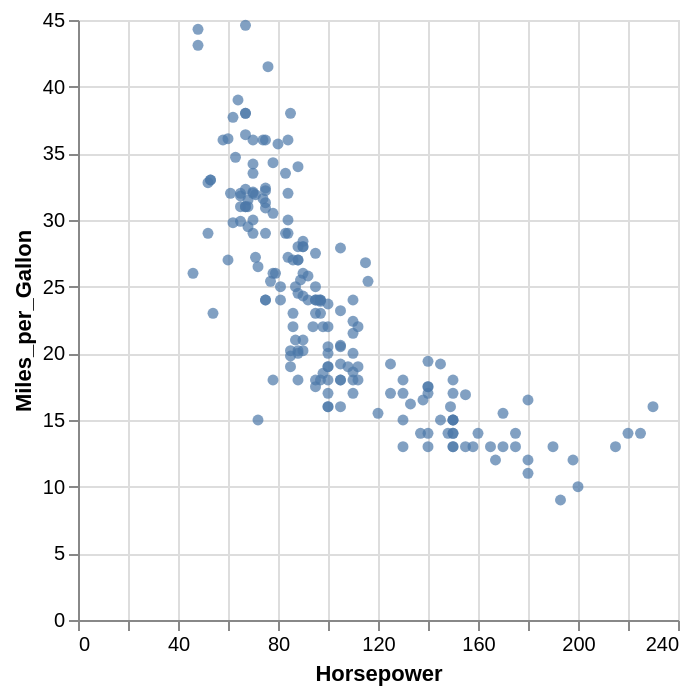

Write the Vega-Lite specification saved for this chart.
### Vega-Lite specification from a JSON file in a GitHub repository (floating-point values rounded to 4 significant figures; data arrays with more than 128 entries replaced by an {"elided": "..."} marker saying what was removed)
{"$schema": "https://vega.github.io/schema/vega-lite/v6.json", "data": {"values": {"elided": "200 records"}}, "mark": "circle", "encoding": {"x": {"field": "Horsepower", "type": "quantitative"}, "y": {"field": "Miles_per_Gallon", "type": "quantitative"}}}
